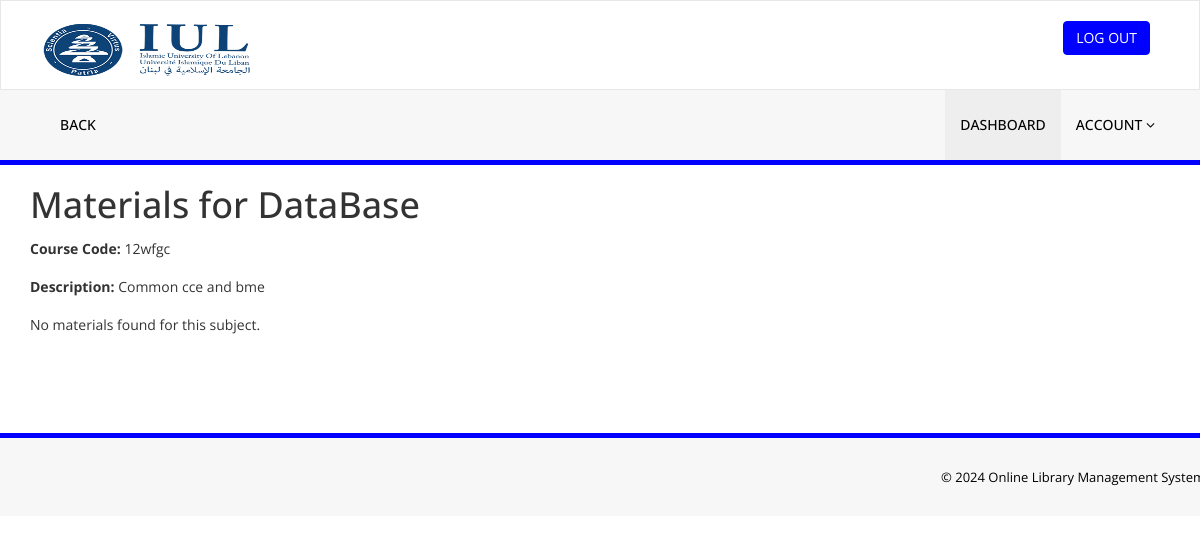
The app's page /materials.php?subject_id=1 (signed in) with its own data.
### tables this page shows
CREATE TABLE `subjects` (
  `subject_id` int(11) NOT NULL,
  `major_id` int(11) DEFAULT NULL,
  `name` varchar(100) NOT NULL,
  `course_code` varchar(20) NOT NULL,
  `description` text,
  `is_deleted` int(10) NOT NULL DEFAULT '0'
);

### materials.php (the view, shortened to what this page needs)
<?php
include('includes/config.php');
if(empty($_SESSION['login']) && empty($_SESSION['alogin'])) {
    header('location:index.php');
} else {
    if(isset($_GET['subject_id'])) {
        $subject_id = intval($_GET['subject_id']);
        $isAdmin = isset($_SESSION['alogin']) && strlen($_SESSION['alogin']) > 0;
        $sql_subject = "SELECT name, course_code, description FROM subjects WHERE subject_id = :subject_id AND is_deleted = 0";
        $query_subject = $dbh->prepare($sql_subject);
        $query_subject->bindParam(':subject_id', $subject_id, PDO::PARAM_INT);
        $query_subject->execute();
        $subject = $query_subject->fetch(PDO::FETCH_ASSOC);
        if($subject) {
            $subject_name = $subject['name'];
            $course_code = $subject['course_code'];
            $description = $subject['description'];
            $sql_materials = "SELECT material_id,title, file_path, description FROM subject_materials WHERE course_code = :course_code AND is_deleted = 0";
            $query_materials = $dbh->prepare($sql_materials);
            $query_materials->bindParam(':course_code', $course_code, PDO::PARAM_INT);
            $query_materials->execute();
            $materials = $query_materials->fetchAll(PDO::FETCH_ASSOC);
        } else {
            echo "Subject not found.";
            exit;
        }
    } else {
        echo "Subject ID not provided.";
        exit;
    }
}
?>
<!DOCTYPE html>
<html>
<head>
    <link href="assets/css/bootstrap.css" rel="stylesheet" />
    <link href="assets/css/font-awesome.css" rel="stylesheet" />
    <link href="assets/css/style.css" rel="stylesheet" />
</head>
<body>
    <?php include('includes/header.php');?>
    <div class="container mt-4">
        <h1>Materials for <?php echo $subject_name; ?></h1>
        <p><strong>Course Code:</strong> <?php echo $course_code; ?></p>
        <p><strong>Description:</strong> <?php echo $description; ?></p>
        <div style="display: flex;">
            <?php if($materials): ?>
                <table>
                    <thead>
                        <tr>
                            <th>Title</th>
                            <th>Description</th>
                            <th>Action</th>
                        </tr>
                    </thead>
                    <tbody>
                        <?php foreach($materials as $material): ?>
                            <tr>
                                <td><?php echo $material['title']; ?></td>
                                <td><?php echo $material['description']; ?></td>
                                <td>
                                    <a href="<?php echo $material['file_path']; ?>" target="_blank">Download</a>
                                    <?php if ($isAdmin): ?>|
                                    <a href="edit-material.php?subject_id=<?php echo htmlentities($subject_id); ?>&material_id=<?php echo htmlentities($material['material_id']); ?>&course_code=<?php echo htmlentities($course_code);?>" >Edit</a>|
                                    <a href="delete-material.php?subject_id=<?php echo htmlentities($subject_id); ?>&material_id=<?php echo htmlentities($material['material_id']); ?>" >Delete</a>
                                    <?php endif; ?>
                                </td>
                            </tr>
                        <?php endforeach; ?>
                    </tbody>
                </table>
            <?php else: ?>
                <p>No materials found for this subject.</p>
            <?php endif; ?>
        </div>
        <br><br><br>
    </div>
    <?php include('includes/footer.php');?>
</body>
</html>

### records on screen
subjects: name "DataBase", course_code "12wfgc", description "Common cce and bme"
